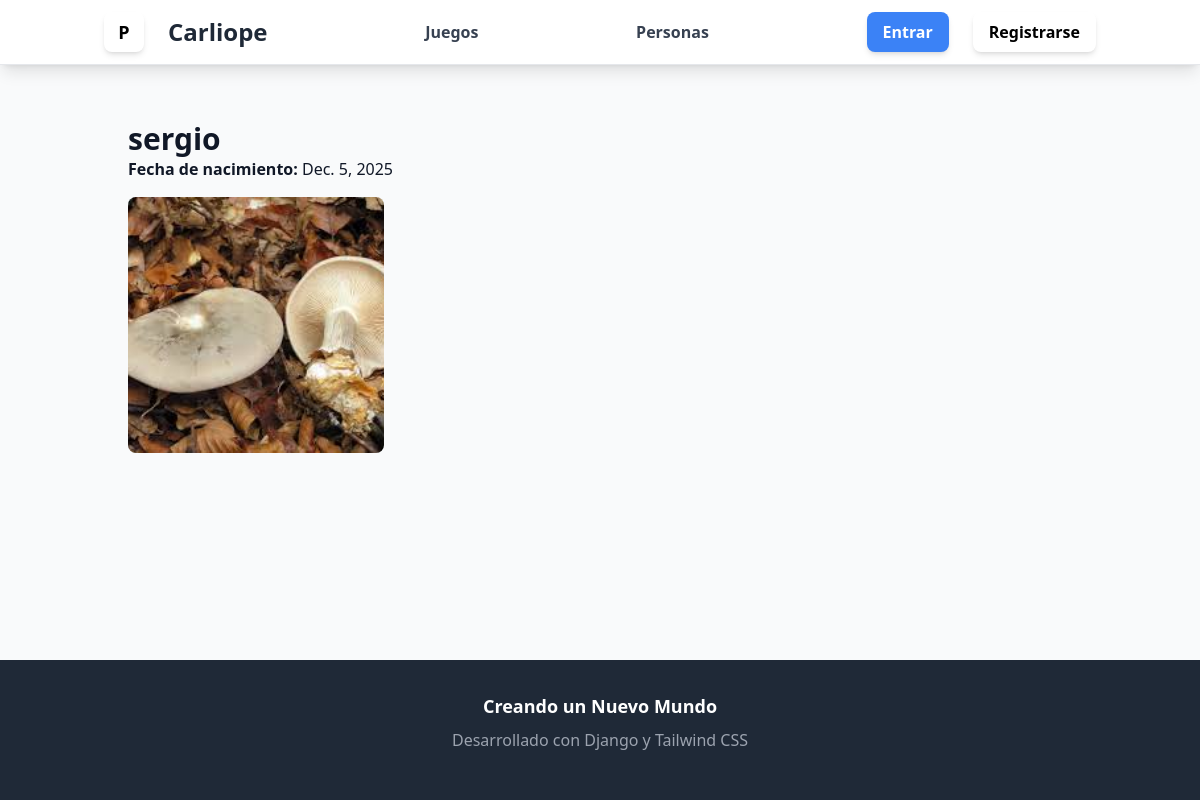
The page /pliope/sergio on the database its author committed.
### pliope/models.py (models this page shows, shortened)
class Person(models.Model):
    name = models.CharField(max_length=50)
    birth = models.DateField()
    slug = models.SlugField(unique=True, null=False, blank=False)
    propic = models.ImageField (upload_to='Media/', default="Media/default.png", null=True, blank=True)

### pliope/views.py (the view)
# urls.py: path('<slug:slug>', views.person, name='person')
def person(request, slug):
    try:
        my_person = Person.objects.get(slug=slug)
    except Person.DoesNotExist:
         return render(request, 'error.html')
    return render(request, 'person.html', {'person': my_person})

### templates/person.html (shortened to what this page needs)
{% extends "base.html" %}
{% block content %}
    <div class="p-6">
        <h1 class="text-3xl font-bold">{{ person.name }}</h1>
        <p><strong>Fecha de nacimiento:</strong> {{ person.birth }}</p>
        <img src="{{ person.propic.url }}" alt="{{ person.name }}" class="rounded-lg w-64 h-64 object-cover my-4">
    </div>
{% endblock %}

### rows shown on the page
Person: name "sergio", birth "Dec. 5, 2025", propic (picture)
